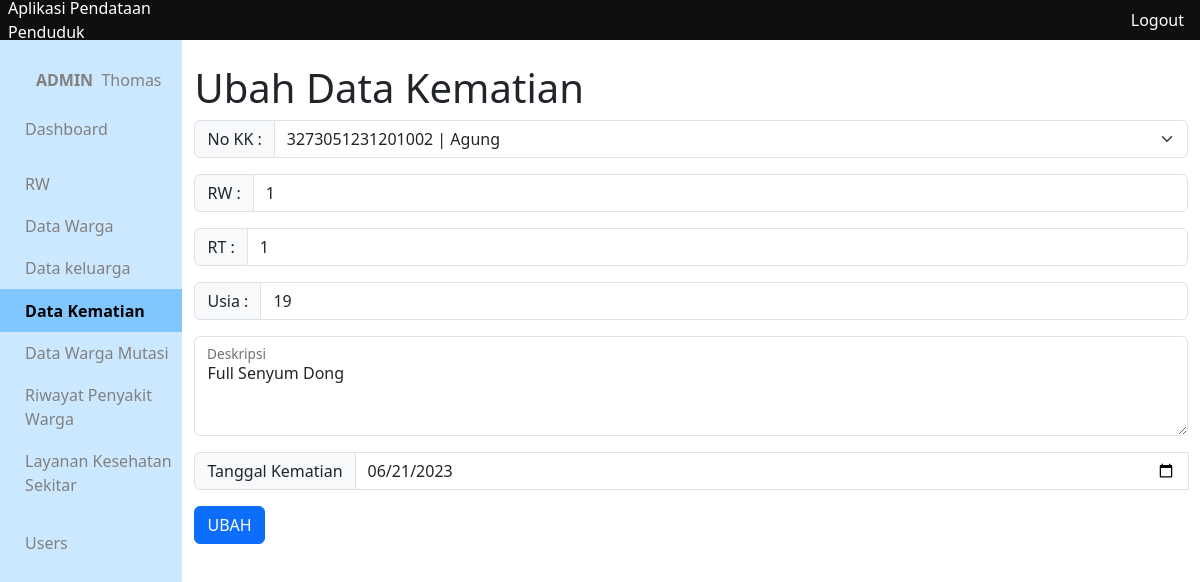
The page /app/views/kematian/ubah.php?id=1 (signed in) on the database its author committed.
### tables this page shows
CREATE TABLE `kematian` (
  `id_kematian` int(10) NOT NULL,
  `rw_kematian` int(10) DEFAULT NULL,
  `rt_kematian` int(10) DEFAULT NULL,
  `nik_kematian` varchar(16) DEFAULT NULL,
  `tanggal_kematian` date DEFAULT NULL,
  `usia_kematian` int(3) DEFAULT NULL,
  `deskripsi_kematian` varchar(300) DEFAULT NULL,
  `created_at` timestamp NOT NULL DEFAULT current_timestamp(),
  `updated_at` timestamp NOT NULL DEFAULT current_timestamp()
);

### app/functions/kematian/function-crud.php (called while the page is built, shortened)
<?php
require_once __DIR__.'/../main-function.php';
function getKematianById($id){
	$query = "SELECT * FROM kematian
	INNER JOIN warga
	ON kematian.nik_kematian = warga.nik_warga
	WHERE id_kematian = '$id' ";
	return query($query);
}
 ?>

### app/functions/main-function.php (called while the page is built, shortened)
<?php
$conn = mysqli_connect("localhost", "root", '', "data_penduduk");
function query($query)
{
	global $conn;
	$result = mysqli_query($conn, $query);
	$rows = [];
		while( $row = mysqli_fetch_assoc($result) ) {
			$rows[] = $row;
		}
	return $rows;
}

### app/views/kematian/ubah.php (the view, shortened to what this page needs)
<?php include_once '../layouts/header.php' ?>
<?php include_once '../layouts/side-bar.php' ?>
<?php include_once '../../functions/kematian/function-crud.php' ?>
<?php include_once '../../functions/warga/function-crud.php' ?>
<?php $warga = getWargaHidup(); ?>
<?php $warga_mati = getKematianById($_GET['id'])[0]; ?>
<div class="container">
	<h1 class="mt-4">Ubah Data Kematian</h1>
	<form action="../../functions/kematian/ubah.php" method="post">
		<div class="input-group mb-3">
			<label class="input-group-text" for="nik">No KK : </label>
			<select class="form-select" id="nik" name="nik" required id="nik">
				<?php if (!empty($warga)) : ?>
					<option value="<?= $warga_mati['nik_kematian'] ?>" selected><?= $warga_mati['nik_kematian'] ?> | <?= $warga_mati['nama_warga'] ?></option>
				<?php else : ?>
					<option value="" disabled selected>Tidak Ada Lagi Keluarga Hidup</option>
			    <?php endif ?>
			</select>
		</div>
		<div class="input-group mb-3" id="rw-input">
			<span class="input-group-text" id="basic-addon1">RW : </span>
			<input type="text" class="form-control" placeholder="Pilih NIK Terlebih Dahulu" name="rw" id="rw" required readonly
			value="<?= $warga_mati['rw_kematian'] ?>">
		</div>
		<div class="input-group mb-3" id="rt-input">
			<span class="input-group-text" id="basic-addon1">RT : </span>
			<input type="text" class="form-control" placeholder="Pilih NIK Terlebih Dahulu" name="rt" id="rt" required readonly
			value="<?= $warga_mati['rw_kematian'] ?>">
		</div>
		<div class="input-group mb-3">
			<span class="input-group-text" id="basic-addon1">Usia : </span>
			<input type="number" class="form-control" placeholder="Masukkan Usia Saat Meninggal" name="usia" id="usia" required
			value="<?= $warga_mati['usia_kematian']?>">
		</div>
		<div class="form-floating mb-3">
		  <textarea class="form-control" placeholder="Masukkan Deskripsi Kematian" id="deskripsi" style="height: 100px"
		  name="deskripsi"><?= $warga_mati['deskripsi_kematian'] ?></textarea>
		  <label for="floatingTextarea2">Deskripsi</label>
		</div>
		<div class="input-group date mb-3" data-provide="time-picker">
				<span class="input-group-text" id="inputGroup-sizing-default">Tanggal Kematian</span>
			    <input type="date" class="form-control" placeholder="Tanggal Kematian" name="tanggal" required value="<?= $warga_mati['tanggal_kematian']?>">
			</div>
		<button type="submit" class="btn btn-primary">UBAH</button>
	</form>
</div>
<?php include_once '../layouts/footer.php' ?>

### app/css/colors.css (style rules this page uses)
:root { --pink: #ecc6b3; --docks: #42506B; --haze: #C6CEFF; --fairy: #45E3FF; --rang1: #CCE8FF; --rang2: #B3DDFF; --rang3: #99D2FF; --rang4: #80C7FF; }

### app/css/style.css (style rules this page uses)
* { margin: 0; padding: 0; }
body { width: 100vw; height: 100vh; }

### rows shown on the page
kematian: nik "3273051231201002 | Agung", rw "1", rt "1", usia "19", deskripsi "Full Senyum Dong", tanggal "06/21/2023"

### other values the page prints
$_SESSION['level'] "ADMIN"
$_SESSION['nama'] "Thomas"
